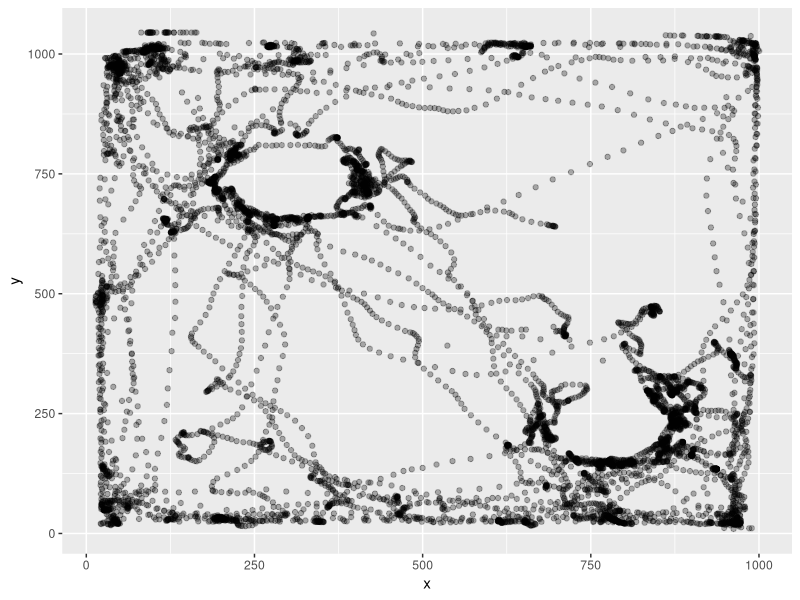

This chart was generated by the following R code: (Note: this script raises an error after producing the figure.)
rm(list = ls())
library(tidyverse)
SimilarLearn <- read_csv("240711_r1573_0_similar_learn.csv")
SimilarLearn <- SimilarLearn %>%
  select(!15:24) %>%
  filter(Value.Item1.Item2>46) %>%
  rename(pixelx = Value.Item1.Item3.X, pixely = Value.Item1.Item3.Y, TimePoint = Value.Item1.Item2) %>%
  select(!1, !14)
x1 <- c(SimilarLearn$pixelx)
y1 <- c(SimilarLearn$pixely)
df1 <- data.frame(x = x1, y = y1)
p1 <- ggplot(df1, aes(x = x, y = y)) +
  geom_point(alpha = 0.3)
p1
library(ggforce)
p1circle <- p1 + geom_circle(aes(x0 = 309, y0 = 735, r = 130), color = "blue")
p1circle <- p1circle + geom_circle(aes(x0 = 787, y0 = 251, r = 130), color = "blue")
p1circle <- p1circle +
  ggtitle("similar")
p1circle
radius <- 130
#I changed the radius into 130 because the rats are much bigger in these trials.
center_x1 <- 309
center_y1 <- 735
df1$distance <- sqrt((df1$x - center_x1)^2 + (df1$y - center_y1)^2)
points_in_circle1 <- sum(df1$distance <= radius)
print(points_in_circle1)
center_x2 <- 787
center_y2 <- 251
df1$distance1 <- sqrt((df1$x - center_x2)^2 + (df1$y - center_y2)^2)
points_in_circle2 <- sum(df1$distance1 <= radius)
print(points_in_circle2)

BaselineLearn <- read_csv("240711_r1573_1_baseline_learn.csv")
BaselineLearn <- BaselineLearn %>%
  select(!15:24) %>%
  filter(Value.Item1.Item2>0) %>%
  rename(pixelx = Value.Item1.Item3.X, pixely = Value.Item1.Item3.Y, TimePoint = Value.Item1.Item2) %>%
  select(!1, !14)
x2 <- c(BaselineLearn$pixelx)
y2 <- c(BaselineLearn$pixely)
df2 <- data.frame(x = x2, y = y2)
p2 <- ggplot(df2, aes(x = x2, y = y2)) +
  geom_point(alpha = 0.3)
p2
p2circle <- p2 + geom_circle(aes(x0 = 304, y0 = 710, r = 130), color = "red")
p2circle <- p2circle + geom_circle(aes(x0 = 798, y0 = 251, r = 130), color = "red")
p2circle <- p2circle +
  ggtitle("baseline")
p2circle
radius <- 130
center_x1 <- 304
center_y1 <- 710
df2$distance <- sqrt((df2$x - center_x1)^2 + (df2$y - center_y1)^2)
points_in_circle2 <- sum(df2$distance <= radius)
print(points_in_circle2)
center_x2 <- 798
center_y2 <- 251
df2$distance1 <- sqrt((df2$x - center_x2)^2 + (df2$y - center_y2)^2)
points_in_circle2 <- sum(df2$distance1 <= radius)
print(points_in_circle2)

BaselineTest <- read_csv("240711_r1573_2_similar_test.csv")
BaselineTest <- BaselineTest %>%
  select(!15:24) %>%
  filter(Value.Item1.Item2>31) %>%
  rename(pixelx = Value.Item1.Item3.X, pixely = Value.Item1.Item3.Y, TimePoint = Value.Item1.Item2) %>%
  select(!1, !14)
x3 <- c(BaselineTest$pixelx)
y3 <- c(BaselineTest$pixely)
df3 <- data.frame(x = x3, y = y3)
p3 <- ggplot(df3, aes(x = x3, y = y3)) +
  geom_point(alpha = 0.3)
p3
p3circle <- p3 + geom_circle(aes(x0 = 309, y0 = 715, r = 130), color = "blue")
p3circle <- p3circle + geom_circle(aes(x0 = 788, y0 = 246, r = 130), color = "red")
p3circle <- p3circle +
  ggtitle("similar")
p3circle
radius <- 130
center_x3 <- 309
center_y3 <- 715
df3$distance <- sqrt((df3$x - center_x3)^2 + (df3$y - center_y3)^2)
points_in_circle3 <- sum(df3$distance <= radius)
print(points_in_circle3)
center_x3 <- 788
center_y3 <- 246
df3$distance1 <- sqrt((df3$x - center_x3)^2 + (df3$y - center_y3)^2)
points_in_circle3 <- sum(df1$distance1 <= radius)
print(points_in_circle3)

BaselineLearn1 <- read_csv("240711_r1573_3_baseline_learn.csv")
BaselineLearn1 <- BaselineLearn1 %>%
  select(!15:24) %>%
  filter(Value.Item1.Item2>37) %>%
  rename(pixelx = Value.Item1.Item3.X, pixely = Value.Item1.Item3.Y, TimePoint = Value.Item1.Item2) %>%
  select(!1, !14)
x4 <- c(BaselineLearn1$pixelx)
y4 <- c(BaselineLearn1$pixely)
df4 <- data.frame(x = x4, y = y4)
p4 <- ggplot(df4, aes(x = x4, y = y4)) +
  geom_point(alpha = 0.3)
p4
p4circle <- p4 + geom_circle(aes(x0 = 309, y0 = 710, r = 130), color = "green")
p4circle <- p4circle + geom_circle(aes(x0 = 793, y0 = 246, r = 130), color = "green")
p4circle <- p4circle +
  ggtitle("baseline")
p4circle
radius <- 130
center_x4 <- 309
center_y4 <- 710
df4$distance <- sqrt((df4$x - center_x4)^2 + (df4$y - center_y4)^2)
points_in_circle4 <- sum(df4$distance <= radius)
print(points_in_circle4)
center_x4 <- 793
center_y4 <- 246
df4$distance1 <- sqrt((df4$x - center_x4)^2 + (df4$y - center_y4)^2)
points_in_circle4 <- sum(df4$distance1 <= radius)
print(points_in_circle4)

DifferentLearn <- read_csv("240711_r1573_4_different_learn.csv")
DifferentLearn <- DifferentLearn %>%
  select(!15:24) %>%
  filter(Value.Item1.Item2>30) %>%
  rename(pixelx = Value.Item1.Item3.X, pixely = Value.Item1.Item3.Y, TimePoint = Value.Item1.Item2) %>%
  select(!1, !14)
x5 <- c(DifferentLearn$pixelx)
y5 <- c(DifferentLearn$pixely)
df5 <- data.frame(x = x5, y = y5)
p5 <- ggplot(df5, aes(x = x5, y = y5)) +
  geom_point(alpha = 0.3)
p5
p5circle <- p5 + geom_circle(aes(x0 = 462, y0 = 984, r = 130), color = "purple")
p5circle <- p5circle + geom_circle(aes(x0 = 1040, y0 = 452, r = 130), color = "purple")
p5circle <- p5circle +
  ggtitle("different")
p5circle
radius <- 130
center_x5 <- 462
center_y5 <- 984
df5$distance <- sqrt((df5$x - center_x5)^2 + (df5$y - center_y5)^2)
points_in_circle5 <- sum(df5$distance <= radius)
print(points_in_circle5)
center_x6 <- 1040
center_y6 <- 452
df5$distance1 <- sqrt((df5$x - center_x6)^2 + (df5$y - center_y6)^2)
points_in_circle6 <- sum(df5$distance1 <= radius)
print(points_in_circle6)

DifferentTest <- read_csv("240711_r1573_5_baseline_test.csv")
DifferentTest <- DifferentTest %>%
  select(!15:24) %>%
  filter(Value.Item1.Item2>34) %>%
  rename(pixelx = Value.Item1.Item3.X, pixely = Value.Item1.Item3.Y, TimePoint = Value.Item1.Item2) %>%
  select(!1, !14)
x6 <- c(DifferentTest$pixelx)
y6 <- c(DifferentTest$pixely)
df6 <- data.frame(x = x6, y = y6)
p6 <- ggplot(df6, aes(x = x6, y = y6)) +
  geom_point(alpha = 0.3)
p6
p6circle <- p6 + geom_circle(aes(x0 = 299, y0 = 690, r = 130), color = "green")
p6circle <- p6circle + geom_circle(aes(x0 = 808, y0 = 251, r = 130), color = "purple")
p6circle <- p6circle +
  ggtitle("baseline")
p6circle
radius <- 130
center_x6 <- 299
center_y6 <- 690
df6$distance <- sqrt((df6$x - center_x6)^2 + (df6$y - center_y6)^2)
points_in_circle6 <- sum(df6$distance <= radius)
print(points_in_circle6)
center_x6 <- 808
center_y6 <- 251
df6$distance1 <- sqrt((df6$x - center_x6)^2 + (df6$y - center_y6)^2)
points_in_circle6 <- sum(df6$distance1 <= radius)
print(points_in_circle6)
library(gridExtra)
grid.arrange(p1circle, p2circle, p3circle, p4circle, p5circle, p6circle, nrow = 2, ncol = 3)

